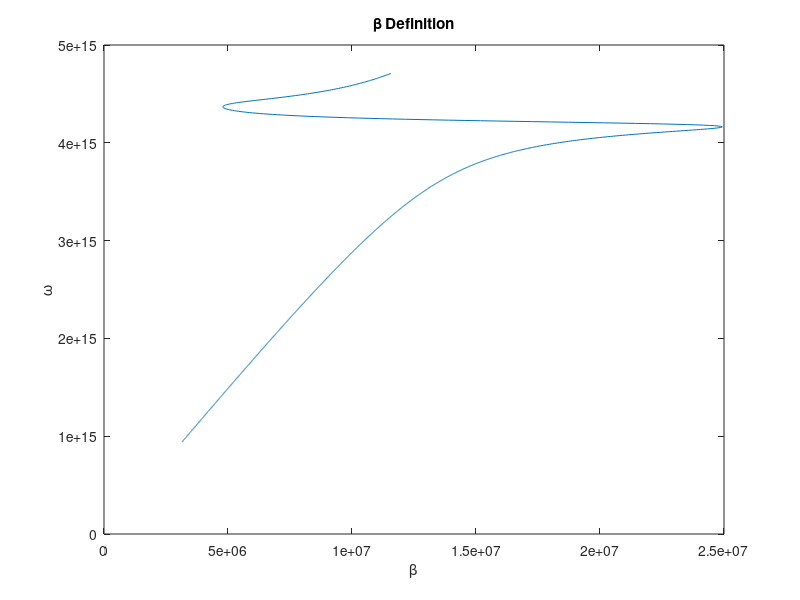
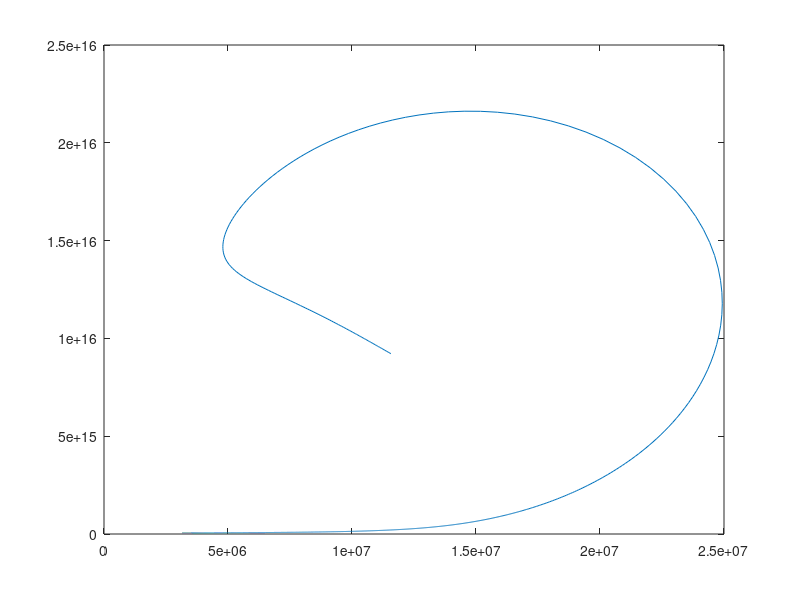
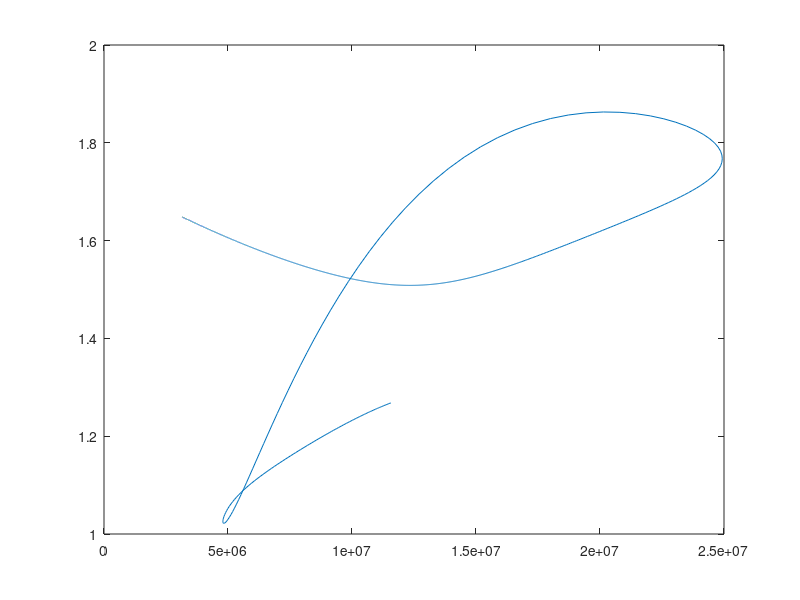

Here is the MATLAB script that generated these plots, in order:
close all
clear all
clc

% --- Multilayer surface plasmone ---

% MIM -> eps1 = dielectric constant of insulation core
%        eps2 = dielectric constant of metallic sheet 

% angular frequency definition 
c = 299792458;
lam = linspace(400e-9,2000e-9,5000); 
% lam = linspace(200e-9,500e-9,2000); 

f = c./lam;
w = 2*pi*f;

% drude model definition and metalic characteristic
eps_inf = 9.5; % Silver -> 3.7, Au -> 9.5
wp = 1.36e16;   % silver -> 1.38*10e16, Au->1.36e16
gamma = 1.05e14;  % Silver -> 2.73*10e13, Au -> 1.05e14
% gamma = 1.05e12; % Au lossy
eps_au = eps_inf - wp^2./(w.^2+1i.*w.*gamma); % eps1
% eps_au = eps_inf - (wp^2./w);
% eps_au = 1 - ((wp^2./gamma^2)./(1+((w.^2)/gamma^2)));

% dielectric material 
eps_d = 1; % eps2  silica -> 2.13

% beta definition
nsp = sqrt((eps_au.*eps_d)./(eps_au+eps_d));
beta = (w/c) .* nsp;

figure
plot(real(beta),w)
xlabel('\beta'); ylabel('\omega');
title('\beta Definition')

% a = 25e-9; % distance btween layers 
a = [25e-9 50e-9 100e-9];
k1 = sqrt( beta.^2 - (w/c).^2*eps_d); % evanescent wave direction
k2 = sqrt( beta.^2 - (w/c).^2.*eps_au); % evanescent wave direction 

% dispersion_relation = tanh(k1.*a) + (k2.*eps_d)./(k1.*eps_au);  ,real(dispersion_relation_3),w
dispersion_relation_1 = tanh(k1.*a(1));  
dispersion_relation_2 = tanh(k1.*a(2));
dispersion_relation_3 = tanh(k1.*a(3));
% dispersion_relation_4 = -(k2.*eps_d)./(k1.*eps_au);

% figure 
% plot(dispersion_relation_1,w,dispersion_relation_2,w,dispersion_relation_3,w);
% legend('a=25nm','a=50nm','a=100nm')
% xlabel('Dispersion Relation');

main = wp./sqrt(1+eps_au);
squareRoot = sqrt(1+ (2.*eps_au.*exp(-2.*beta.*a(1)))./(1+eps_au) );
omega_plus_1 = main;

% omega_plus_1 = ( wp./sqrt(1+real(eps_au)) ).*sqrt( 1 + ( (2.*real(eps_au).*exp(-2.*beta*a(1)))./(1+real(eps_au)) ) ); 
% omega_plus_2 = ( wp./sqrt(1+real(eps_au)) ).*sqrt(1+(2.*real(eps_au).*exp(-2*beta*a(2)))./(1+real(eps_au))); 
% omega_plus_3 = ( wp./sqrt(1+real(eps_au)) ).*sqrt(1+(2.*real(eps_au).*exp(-2*beta*a(3)))./(1+real(eps_au))); 

figure 
plot(beta,omega_plus_1);
figure
plot(beta,squareRoot);
% hold on 
% plot(omega_plus_3);
% xlabel('beta'); ylabel('\omega^{+}');
% title('Even Mode (\omega^{+})')